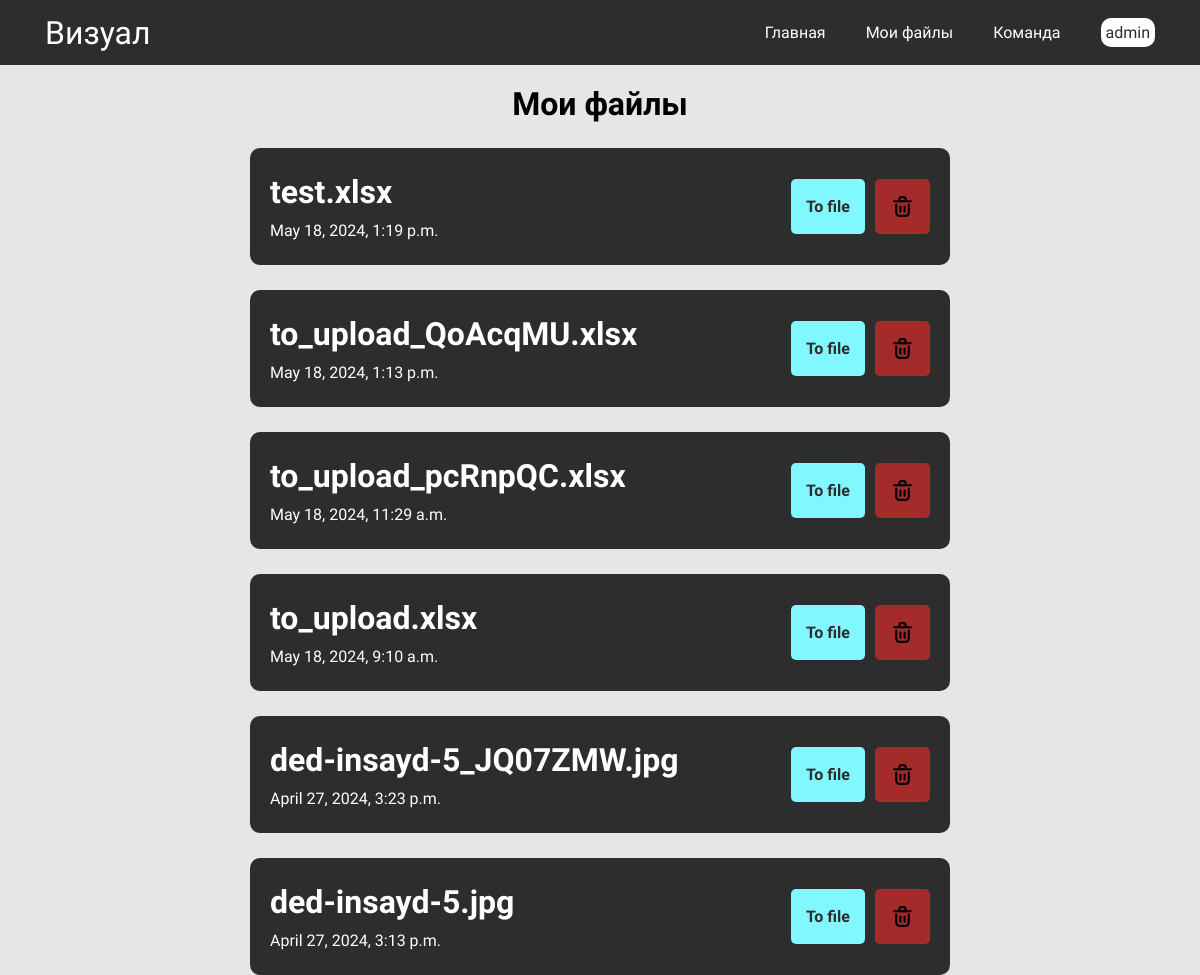
The app's page /my-files/ (signed in), older data.
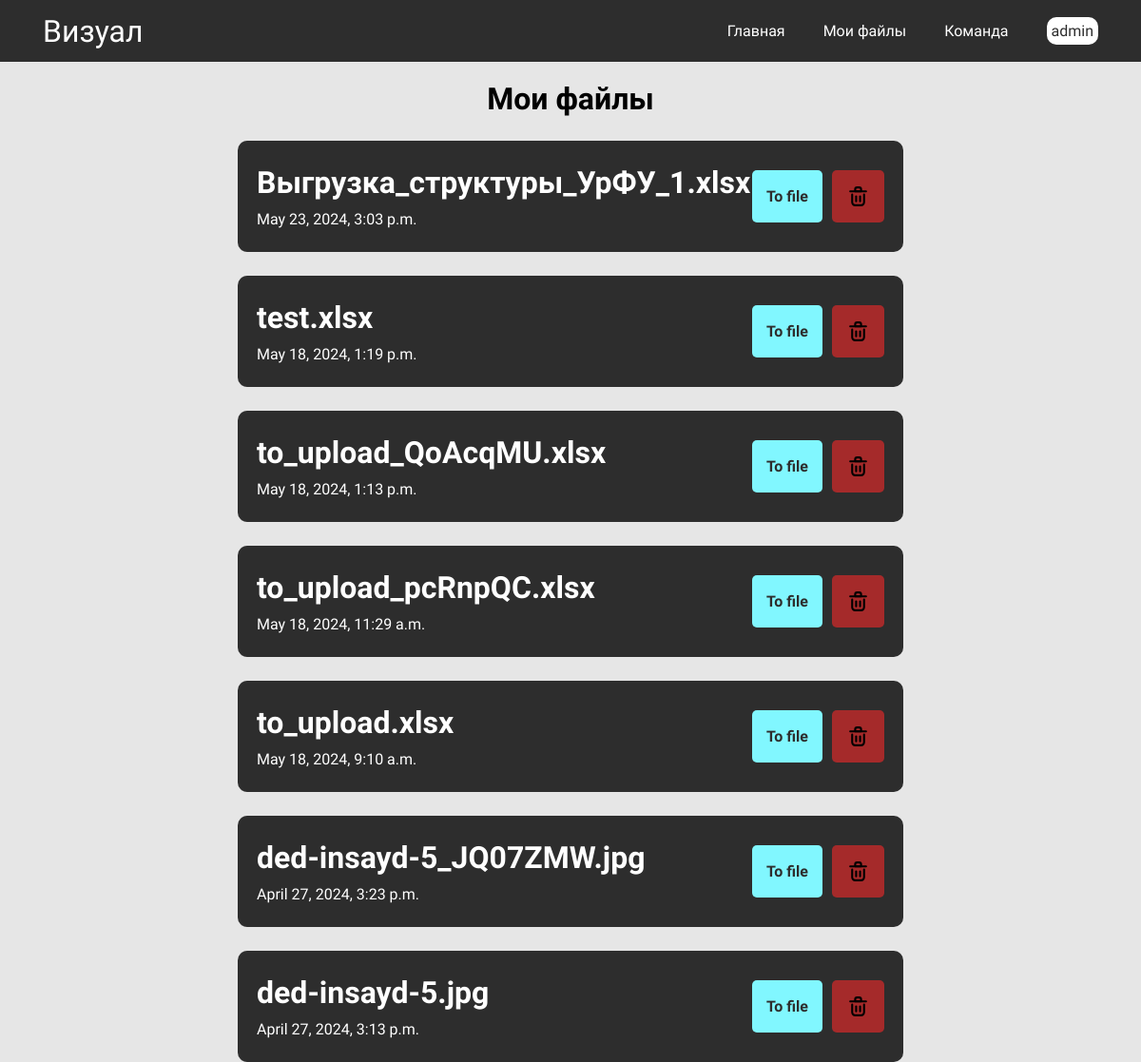
The same page, newer data.
### base/models.py (models this page shows, shortened)
class Document(models.Model):
    user = models.ForeignKey(User, on_delete=models.CASCADE)
    docfile = models.FileField()
    time = models.DateTimeField(auto_now_add=True)

### base/views.py (the view)
# urls.py: path('my-files/', files_view, name='files'),
def files_view(request):
    documents = Document.objects.filter(user=request.user).order_by('-time')
    return render(request, "my_files.html", {"documents": documents})

### base/templates/my_files.html (shortened to what this page needs)
{% load static %}
<!DOCTYPE html>
<html lang="ru">
<head>
</head>
<body>
    <header>
        <h1 class="logo">Визуал</h1>
        <div class="nav">
            <a class="nav_link" href="{% url 'index' %}">Главная</a>
            <a class="nav_link" href="#">Мои файлы</a>
            <a class="nav_link" href="#">Команда</a>
            {% if user.is_authenticated %}
            <a href="#" class="username">{{ user.username }}</a>
            {% else %}
            <a href="{% url 'login' %}" class="username">login</a>
            {% endif %}
        </div>
    </header>
    <div class="main">
        <ul class="list">
            <h1 style="margin: 0; margin-top: 10px;">Мои файлы</h1>
            {% for doc in documents %}
            <li class="item">
                <div>
                    <h1 class="filename">{{ doc.docfile.name }}</h1>
                    <p class="filedata">{{ doc.time }}</p>
                </div>
                <div style="display: flex; gap: 10px;">
                    <a href="{% url 'visualization' file_id=doc.id %}" class="to-file">To file</a>
                    <a href="{% url 'delete_file' file_id=doc.id %}" class="delete-file"><img src="{% static 'delete.svg' %}" width="25"></a>
                </div>
            </li>
            {% endfor %}
        </ul>
    </div>
</body>
</html>

Row changes from the older to the newer data that the page shows:
added Document: docfile.name "Выгрузка_структуры_УрФУ_1.xlsx", time "May 23, 2024, 3:03 p.m."
